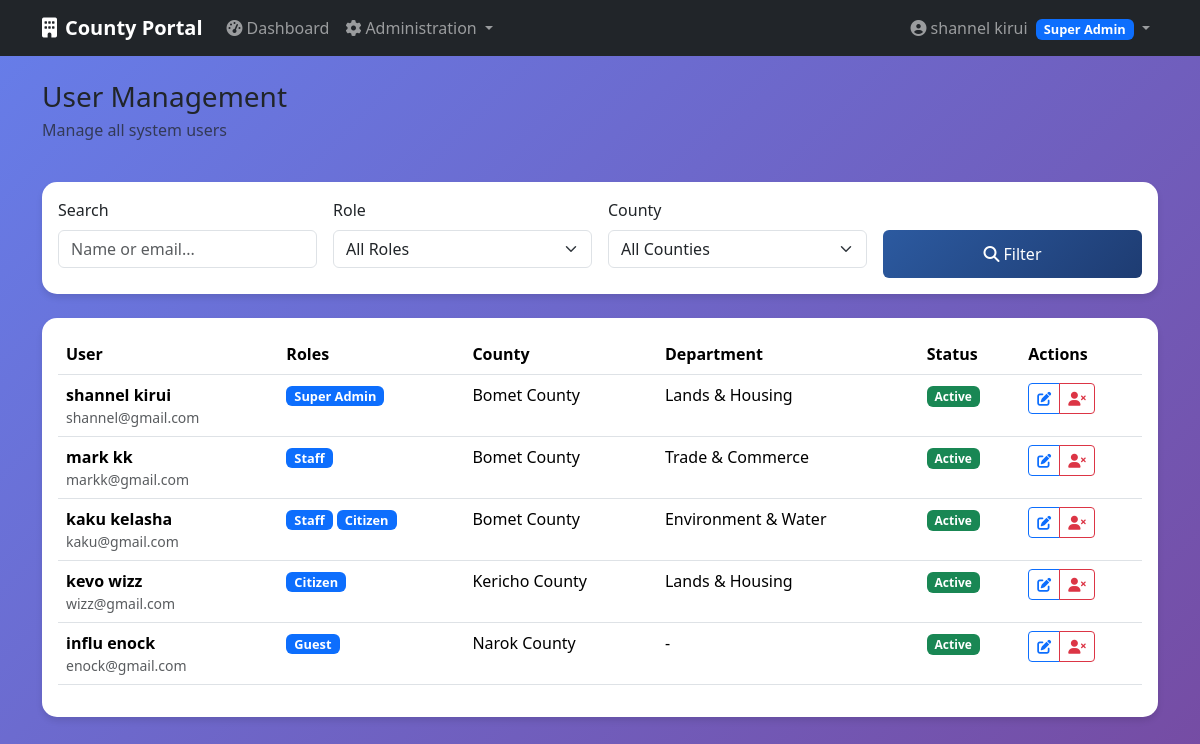
Before: /auth/users (signed in) with the older database file.
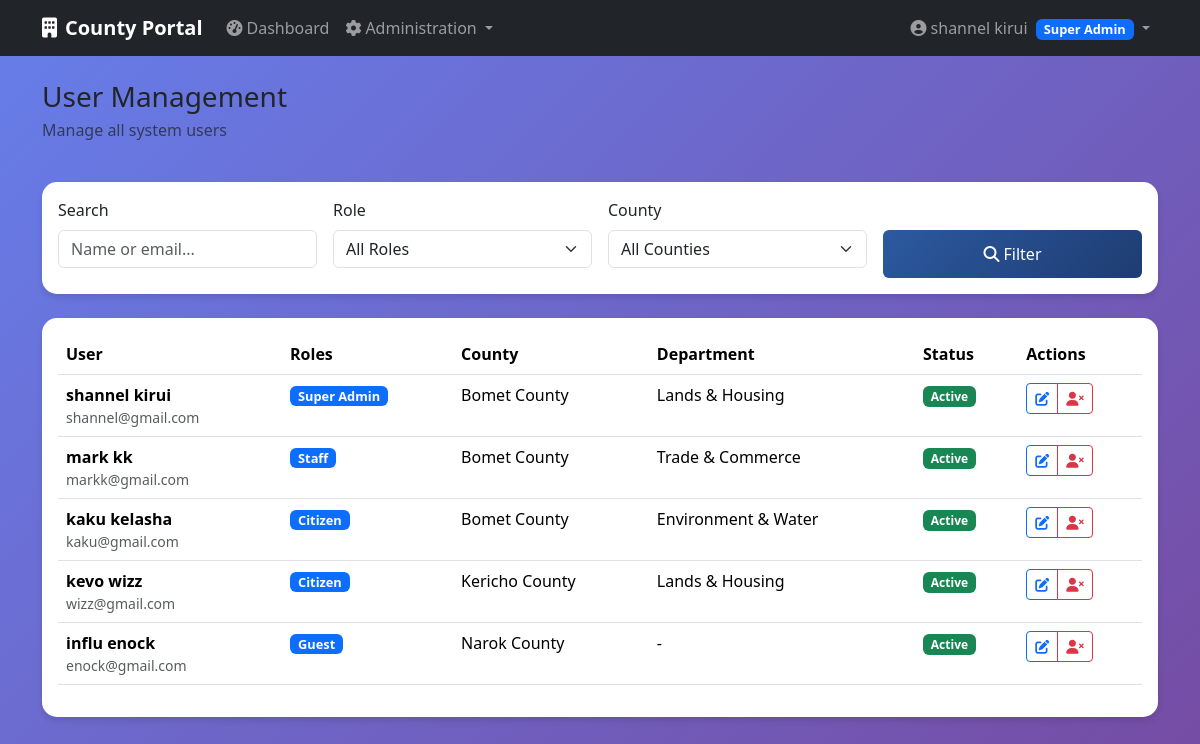
After: the same page with the newer database file.
### app/models/user.py (models this page shows, shortened)
class Role(db.Model, RoleMixin):
    __tablename__ = 'roles'
    id = db.Column(db.Integer, primary_key=True)
    name = db.Column(db.String(80), unique=True, nullable=False)
    description = db.Column(db.String(255), nullable=True)

class User(db.Model,UserMixin):
    __tablename__ = 'users'
    id = db.Column(db.Integer, primary_key=True)
    email = db.Column(db.String(120), unique=True, nullable=False)
    password = db.Column(db.String(128), nullable=False)
    first_name = db.Column(db.String(50))
    last_name = db.Column(db.String(50))
    phone = db.Column(db.String(20))
    active = db.Column(db.Boolean(), default=True)
    confirmed_at = db.Column(db.DateTime())
    created_at = db.Column(db.DateTime(), nullable=False, default=db.func.current_timestamp())
    fs_uniquifier = db.Column(db.String(64), unique=True, nullable=True, default=lambda: str(uuid.uuid4()))
    county_id = db.Column(db.Integer,db.ForeignKey('counties.id'))
    department_id = db.Column(db.Integer,db.ForeignKey('departments.id'))
    last_login_at = db.Column(db.DateTime())
    current_login_at = db.Column(db.DateTime())
    last_login_ip = db.Column(db.String(45))
    current_login_ip = db.Column(db.String(45))
    login_count = db.Column(db.Integer, default=0)
    roles = db.relationship('Role', secondary=roles_users, backref=db.backref('users', lazy='dynamic'))
    def full_name(self):
        if self.first_name and self.last_name:
            return f"{self.first_name} {self.last_name}"
        return self.email.split('@')[0]
    def has_role(self, role_name):
        return any(role.name == role_name for role in self.roles)

### app/models/county.py (models this page shows, shortened)
class County(db.Model):
        __tablename__ = 'counties'
        id = db.Column(db.Integer, primary_key=True)
        name = db.Column(db.String(100), unique=True, nullable=False)
        code = db.Column(db.String(10), unique=True, nullable=False)
        description = db.Column(db.Text)
        active = db.Column(db.Boolean, default=True)
        created_at = db.Column(db.DateTime, default=datetime.utcnow)
        users = db.relationship('User', backref='county', lazy='dynamic')
        departments = db.relationship('Department', backref='county',lazy='dynamic')

class Department(db.Model):
        __tablename__ = 'departments'
        id = db.Column(db.Integer, primary_key=True)
        name = db.Column(db.String(100), nullable=False)
        code = db.Column(db.String(20), nullable=False)
        description = db.Column(db.Text)
        county_id = db.Column(db.Integer, db.ForeignKey('counties.id'),nullable=False)
        active = db.Column(db.Boolean, default=True)
        created_at = db.Column(db.DateTime, default=datetime.utcnow)
        officers = db.relationship('User', backref='department', lazy='dynamic')
        permit_types = db.relationship('PermitType', backref='department', lazy='dynamic')

### app/auth/routes.py (the view)
@auth_bp.route('/users')
@login_required
@roles_required(UserRoles.SUPER_ADMIN)
def users():
    page = request.args.get('page', 1, type=int)
    search = request.args.get('search', '', type=str)
    role_filter = request.args.get('role', '', type=str)
    county_filter = request.args.get('county', '', type=str)
    query = User.query
    if search:
        query = query.filter(
            (User.email.contains(search)) |
            (User.first_name.contains(search)) |
            (User.last_name.contains(search))
        )
    if role_filter:
        role = Role.query.filter_by(name=role_filter).first()
        if role:
            query = query.filter(User.roles.contains(role))
    if county_filter:
        query = query.filter_by(county_id=county_filter)
    users = query.paginate(
        page=page, per_page=20, error_out=False
    )
    roles = Role.query.all()
    counties = County.query.filter_by(active=True).all()
    return render_template('auth/users.html',
                            users=users,
                            roles=roles,
                            counties=counties,
                            current_search=search,
                            current_role=role_filter,
                            current_county=county_filter)

### app/templates/auth/users.html (shortened to what the changed rows need)
{% extends "base.html" %}
{% block content %}
<div class="row">
    <div class="col-12">
        <div class="d-flex justify-content-between align-items-center mb-4">
            <div>
                <h1 class="h3 mb-1">User Management</h1>
            </div>
        </div>
    </div>
</div>
<div class="card dashboard-card">
    <div class="card-body">
        <div class="table-responsive">
            <table class="table table-hover">
                <thead>
                    <tr>
                        <th>User</th>
                        <th>Roles</th>
                        <th>County</th>
                        <th>Department</th>
                        <th>Status</th>
                        <th>Actions</th>
                    </tr>
                </thead>
                <tbody>
                    {% for user in users.items %}
                    <tr>
                        <td>
                            <div class="d-flex align-items-center">
                                <div>
                                    <div class="fw-bold">{{ user.first_name }} {{ user.last_name }}</div>
                                    <div class="small text-muted">{{ user.email }}</div>
                                </div>
                            </div>
                        </td>
                        <td>
                            {% for role in user.roles %}
                            <span class="badge bg-primary role-badge">{{ role.name.replace('_', ' ').title() }}</span>
                            {% endfor %}
                        </td>
                        <td>{{ user.county.name if user.county else '-' }}</td>
                        <td>{{ user.department.name if user.department else '-' }}</td>
                        <td>
                            <span class="badge {% if user.active %}bg-success{% else %}bg-danger{% endif %}">
                                {{ 'Active' if user.active else 'Inactive' }}
                            </span>
                        </td>
                        <td>
                            <div class="btn-group">
                                <a href="{{ url_for('auth_bp.edit_user', user_id=user.id) }}"
                                   class="btn btn-sm btn-outline-primary">
                                    <i class="fas fa-edit"></i>
                                </a>
                                <button onclick="toggleUserStatus('{{ user.id }}')"
                                        class="btn btn-sm {% if user.active %}btn-outline-danger{% else %}btn-outline-success{% endif %}">
                                    <i class="fas {% if user.active %}fa-user-times{% else %}fa-user-check{% endif %}"></i>
                                </button>
                            </div>
                        </td>
                    </tr>
                    {% endfor %}
                </tbody>
            </table>
        </div>
    </div>
</div>
{% endblock %}

### app/templates/base.html (shortened to what this page needs)
<!DOCTYPE html>
<html lang="en">
<head>
    <link href="https://cdn.jsdelivr.net/npm/bootstrap@5.3.2/dist/css/bootstrap.min.css" rel="stylesheet">
    <link href="https://cdnjs.cloudflare.com/ajax/libs/font-awesome/6.4.0/css/all.min.css" rel="stylesheet">
</head>
<body>
    <nav class="navbar navbar-expand-lg navbar-dark bg-dark">
        <div class="container">
            <a class="navbar-brand" href="{{ url_for('main_bp.index') }}">
                <i class="fas fa-building me-2"></i>County Portal
            </a>
            {% if current_user.is_authenticated %}
            <div class="collapse navbar-collapse" id="navbarNav">
                <ul class="navbar-nav me-auto">
                    <li class="nav-item">
                        <a class="nav-link" href="{{ url_for('main_bp.dashboard') }}">
                            <i class="fas fa-tachometer-alt me-1"></i>Dashboard
                        </a>
                    </li>
                    {% if current_user.has_role('super_admin') %}
                    <li class="nav-item dropdown">
                        <a class="nav-link dropdown-toggle" href="#" id="adminDropdown" role="button" data-bs-toggle="dropdown">
                            <i class="fas fa-cog me-1"></i>Administration
                        </a>
                    </li>
                    {% endif %}
                </ul>
                <ul class="navbar-nav">
                    <li class="nav-item dropdown">
                        <a class="nav-link dropdown-toggle" href="#" id="userDropdown" role="button" data-bs-toggle="dropdown">
                            <i class="fas fa-user-circle me-1"></i>{{ current_user.full_name() }}
                            {% for role in current_user.roles %}
                            <span class="badge bg-primary role-badge ms-1">{{ role.name.replace('_', ' ').title() }}</span>
                            {% endfor %}
                        </a>
                    </li>
                </ul>
            </div>
            {% else %}
            <div class="d-flex">
                <a href="{{ url_for('security.login') }}" class="btn btn-outline-light me-2">Login</a>
                <a href="{{ url_for('security.register') }}" class="btn btn-primary">Register</a>
            </div>
            {% endif %}
        </div>
    </nav>
    <main class="container mt-4">
        {% block content %}{% endblock %}
    </main>
</body>
</html>

Changed rows visible on the page:
changed User "kaku": loses Role (name.replace "Staff")
